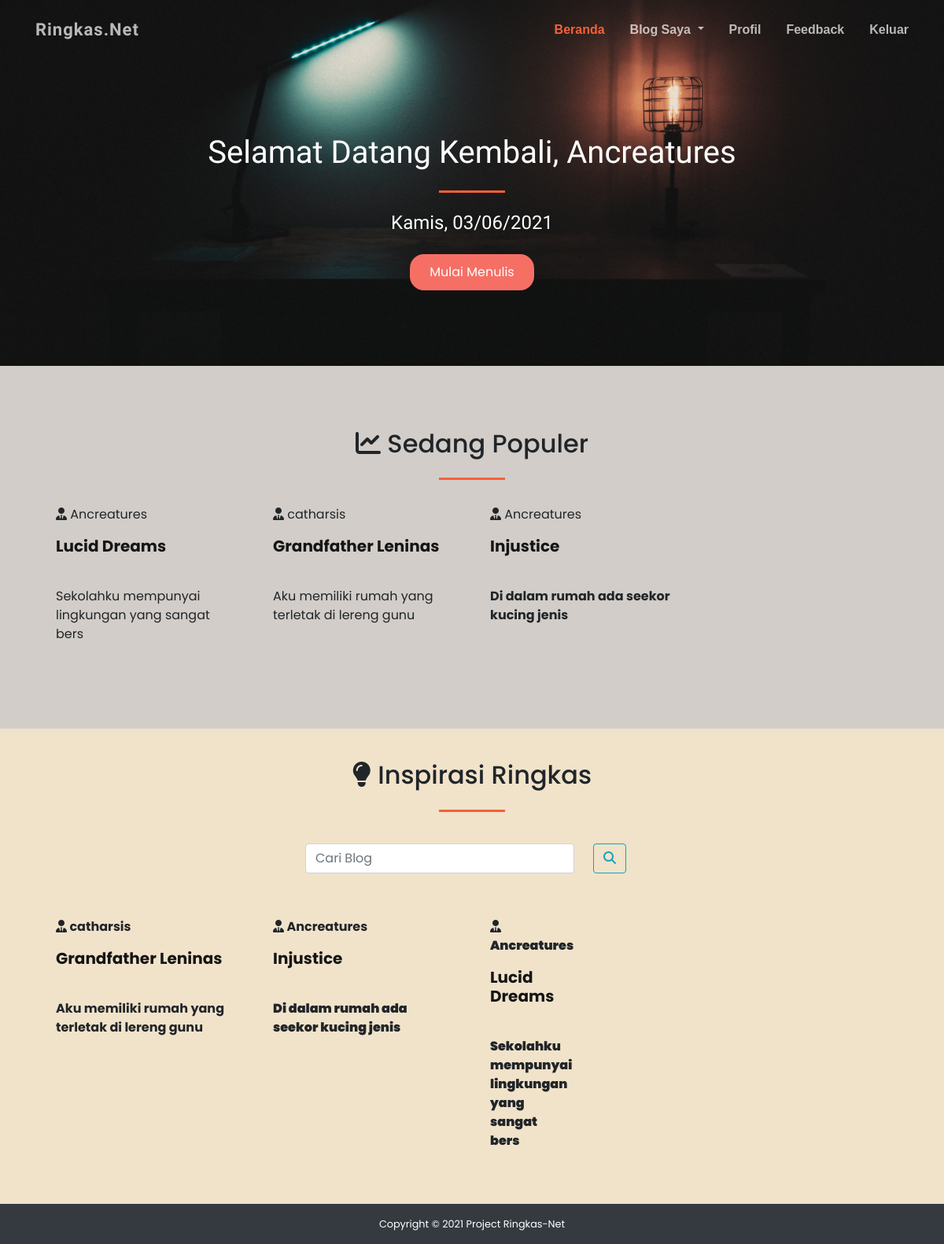
/User_Regist/user-dashboard (signed in), run on the app's committed database.
### tables this page shows
CREATE TABLE `blog` (
  `id_blog` int(11) NOT NULL,
  `uid` int(11) NOT NULL,
  `judul` varchar(50) NOT NULL,
  `penulis` varchar(40) NOT NULL,
  `isi_blog` text NOT NULL,
  `gambar` varchar(50) NOT NULL,
  `views` int(20) NOT NULL,
  `created` datetime NOT NULL DEFAULT current_timestamp(),
  `modified` datetime DEFAULT NULL ON UPDATE current_timestamp()
);

### User_Regist/user-dashboard.php (the view, shortened to what this page needs)
<!doctype html>
<head>
    <?php
        include 'header-user.php';
        $day = strval(date("l"));
        switch($day){
            case 'Thursday':
                $day = 'Kamis';
                break;
        }
        $date = date("d/m/Y");
        $popular = mysqli_query($conn, "SELECT * FROM blog ORDER BY views DESC");
    ?>
    <header class="pagehead">
        <div class="container h-100">
            <div class="row h-100 align-items-center">
                <div class="col-12 text-center">
                    <h1 class="font-weight-semibold ml3 fadeInUp" style="margin-top: 50px;">Selamat Datang Kembali, <?php echo $_SESSION['username']; ?> </h1>
                    <hr class="divider light my-4" style="margin-bottom: 15px;">
                    <h4 class="subtitle fadeInDown"><?php echo $day . ", " . $date ?></h4>
                    <a href="user-write-blog" class="btn btn-xl" role="button" id="btn_write">Mulai Menulis</a>
                </div>
            </div>
        </div>
    </header>
    <section class="page-section" id="boxTrending">
        <div class="container-fluid" id="trendingBox">
            <div class="px-lg-5">
                <h2 class="text-center mt-0"><i class="fas fa-chart-line iheader"></i> Sedang Populer</h2>
                <hr class="divider my-4" style="margin-bottom: 16px;"/>
                <div class="row">
                    <?php if (mysqli_num_rows($popular)){ ?>
                        <?php while ($rowpopular = mysqli_fetch_array($popular)){ ?>
                    <div class="col-xl-3 col-lg-4 col-md-6 mb-4 anim">
                        <div class="p-2 bd-highlight"><i class="fas fa-user-tie"></i> <?php echo $rowpopular['penulis'] ?></div>
                        <div class="p-2 bd-highlight">
                                <h5 class="font-weight-bold"><a href="user-read-blog?id=<?php echo $rowpopular['id_blog']; ?>" class="title"><?php echo $rowpopular['judul']; ?></a></h5>
                            </div>
                        <div class="p-2 bd-highlight">
                            <p class="desc"><?php echo substr($rowpopular['isi_blog'], 0, 50); ?></p>
                        </div>
                    </div>
                <?php } ?>
            <?php } ?>
                    </div>
                </div>
            </div>
    </section>
    <section class="page-section" id="boxBlog" style="padding-top: 40px; padding-bottom:20px">
        <div class="container-fluid">
            <div class="px-lg-5" id="blogBox">
                <h2 class="text-center mt-0"><i class="fas fa-lightbulb iheader"></i> Inspirasi Ringkas</h2>
                <hr class="divider my-4" style="margin-bottom: 6px;"/>
                <div class="row justify-content-md-center" style="margin-top:40px; margin-bottom:40px">
                    <form class="form-inline" action="" method="POST">
                        <div class="form-group mb-2">
                        <input name="cari" autocomplete="off" class="form-control mr-sm-2" type="search" placeholder="Cari Blog" aria-label="Search">
                        </div>
                        <div class="form-group mx-sm-3 mb-2">
                            <button name="btn-cari"class="btn btn-outline-info my-2 my-sm-0" type="submit" id="search_icon" style="width: fit-content;"><i class="fas fa-search"></i></button>
                        </div>
                    </form>
                </div>
                <div class="row">
                <?php
                    $query = "SELECT * FROM blog ORDER BY id_blog ASC;";
                    $result = mysqli_query($conn, $query);
                    while($row = mysqli_fetch_assoc($result))
                    {
                    ?>
                        <div class="col-xl-3 col-lg-4 col-md-6 mb-4 anim">
                            <div class="p-2 bd-highlight"><i class="fas fa-user-tie"></i> <?php echo $row['penulis']; ?></div>
                            <div class="p-2 bd-highlight">
                                <h5 class="font-weight-bold"><a href="user-read-blog?id=<?php echo $row['id_blog']; ?>" class="title"><?php echo $row['judul']; ?></a></h5>
                            </div>
                            <div class="p-2 bd-highlight">
                                <p class="desc"><?php echo substr($row['isi_blog'], 0, 50);?></p>
                            </div>
                        </div>
                    <?php
                    }
                    ?>
                </div>
            </div>
        </div>
    </section>
    <?php
        include'footer.php';
    ?>
    </body>
</html>

### src/css/userStyle.css (style rules this page uses)
body { font-family: 'Poppins', sans-serif; }
html, body { padding: 0; margin: 0; }
.pagehead { background-image: url("../img/user-dashboard-img.jpg"); padding: 120px; padding-bottom: 80px !important; background-position: center; background-repeat: no-repeat; background-size: cover; color: white; font-family: 'Benne', serif; }
#boxTrending { padding-top: 80px; padding-bottom: 60px; background-color: #d2cdc8; }
#boxBlog { background-color: #f0e3ca; }
.divider { max-width: 5.25rem; border-width: 0.2rem; border-color: #f4623a; }
.subtitle { margin-bottom: 25px; }
.title { text-decoration: none; color: #161515; }
#btn_write { background-color: #f66f65; color: white; padding: 10px 24px; border-radius: 18px; font-family: 'Poppins', sans-serif; }

### src/css/animation.css (style rules this page uses)
.fadeInUp { animation: fadeInUp 2s ease; }
.fadeInDown { animation: fadeInDown 2s ease; }

### data on the page
blog: penulis "Ancreatures", judul "Lucid Dreams", isi_blog "Sekolahku mempunyai lingkungan yang sangat bers"
blog: penulis "catharsis", judul "Grandfather Leninas", isi_blog "Aku memiliki rumah yang terletak di lereng gunu"
blog: penulis "Ancreatures", judul "Injustice", isi_blog "Di dalam rumah ada seekor kucing jenis"

### other printed values
$_SESSION['username'] "Ancreatures"
$day "Kamis"
